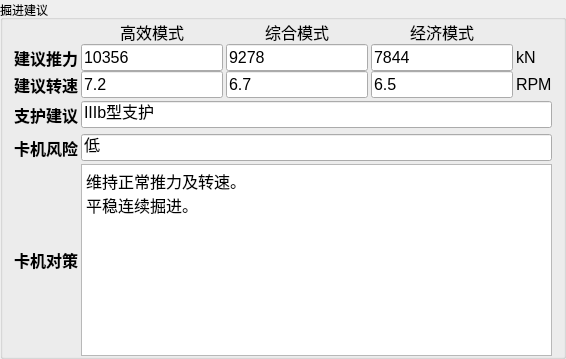
             <widget class="QGroupBox" name="adv_gb">
              <property name="title">
               <string>掘进建议</string>
              </property>
              <layout class="QVBoxLayout" name="verticalLayout_8">
               <property name="spacing">
                <number>3</number>
               </property>
               <property name="topMargin">
                <number>0</number>
               </property>
               <property name="bottomMargin">
                <number>0</number>
               </property>
               <item>
                <layout class="QGridLayout" name="gridLayout_18" columnstretch="0,1,1,1,0">
                 <property name="bottomMargin">
                  <number>0</number>
                 </property>
                 <property name="verticalSpacing">
                  <number>0</number>
                 </property>
                 <item row="1" column="0">
                  <widget class="QLabel" name="label_22">
                   <property name="font">
                    <font>
                     <pointsize>12</pointsize>
                     <weight>75</weight>
                     <bold>true</bold>
                    </font>
                   </property>
                   <property name="text">
                    <string>建议推力</string>
                   </property>
                  </widget>
                 </item>
                 <item row="0" column="1">
                  <widget class="QLabel" name="label_90">
                   <property name="font">
                    <font>
                     <pointsize>12</pointsize>
                    </font>
                   </property>
                   <property name="text">
                    <string>高效模式</string>
                   </property>
                   <property name="alignment">
                    <set>Qt::AlignCenter</set>
                   </property>
                  </widget>
                 </item>
                 <item row="1" column="1">
                  <widget class="QLineEdit" name="lineEdit_20">
                   <property name="font">
                    <font>
                     <pointsize>12</pointsize>
                    </font>
                   </property>
                   <property name="text">
                    <string>10356</string>
                   </property>
                  </widget>
                 </item>
                 <item row="2" column="1">
                  <widget class="QLineEdit" name="lineEdit_21">
                   <property name="font">
                    <font>
                     <pointsize>12</pointsize>
                    </font>
                   </property>
                   <property name="text">
                    <string>7.2</string>
                   </property>
                  </widget>
                 </item>
                 <item row="2" column="0">
                  <widget class="QLabel" name="label_23">
                   <property name="font">
                    <font>
                     <pointsize>12</pointsize>
                     <weight>75</weight>
                     <bold>true</bold>
                    </font>
                   </property>
                   <property name="text">
                    <string>建议转速</string>
                   </property>
                  </widget>
                 </item>
                 <item row="1" column="2">
                  <widget class="QLineEdit" name="lineEdit_73">
                   <property name="font">
                    <font>
                     <pointsize>12</pointsize>
                    </font>
                   </property>
                   <property name="text">
                    <string>9278</string>
                   </property>
                  </widget>
                 </item>
                 <item row="0" column="2">
                  <widget class="QLabel" name="label_91">
                   <property name="font">
                    <font>
                     <pointsize>12</pointsize>
                    </font>
                   </property>
                   <property name="text">
                    <string>综合模式</string>
                   </property>
                   <property name="alignment">
                    <set>Qt::AlignCenter</set>
                   </property>
                  </widget>
                 </item>
                 <item row="1" column="3">
                  <widget class="QLineEdit" name="lineEdit_74">
                   <property name="font">
                    <font>
                     <pointsize>12</pointsize>
                    </font>
                   </property>
                   <property name="text">
                    <string>7844</string>
                   </property>
                  </widget>
                 </item>
                 <item row="2" column="2">
                  <widget class="QLineEdit" name="lineEdit_75">
                   <property name="font">
                    <font>
                     <pointsize>12</pointsize>
                    </font>
                   </property>
                   <property name="text">
                    <string>6.7</string>
                   </property>
                  </widget>
                 </item>
                 <item row="2" column="3">
                  <widget class="QLineEdit" name="lineEdit_76">
                   <property name="font">
                    <font>
                     <pointsize>12</pointsize>
                    </font>
                   </property>
                   <property name="text">
                    <string>6.5</string>
                   </property>
                  </widget>
                 </item>
                 <item row="0" column="3">
                  <widget class="QLabel" name="label_92">
                   <property name="font">
                    <font>
                     <pointsize>12</pointsize>
                    </font>
                   </property>
                   <property name="text">
                    <string>经济模式</string>
                   </property>
                   <property name="alignment">
                    <set>Qt::AlignCenter</set>
                   </property>
                  </widget>
                 </item>
                 <item row="1" column="4">
                  <widget class="QLabel" name="label_93">
                   <property name="font">
                    <font>
                     <pointsize>12</pointsize>
                    </font>
                   </property>
                   <property name="text">
                    <string>kN</string>
                   </property>
                  </widget>
                 </item>
                 <item row="2" column="4">
                  <widget class="QLabel" name="label_94">
                   <property name="font">
                    <font>
                     <pointsize>12</pointsize>
                    </font>
                   </property>
                   <property name="text">
                    <string>RPM</string>
                   </property>
                  </widget>
                 </item>
                </layout>
               </item>
               <item>
                <layout class="QGridLayout" name="gridLayout">
                 <property name="topMargin">
                  <number>0</number>
                 </property>
                 <property name="verticalSpacing">
                  <number>6</number>
                 </property>
                 <item row="2" column="0">
                  <widget class="QLabel" name="label_7">
                   <property name="font">
                    <font>
                     <pointsize>12</pointsize>
                     <weight>75</weight>
                     <bold>true</bold>
                    </font>
                   </property>
                   <property name="text">
                    <string>支护建议</string>
                   </property>
                  </widget>
                 </item>
                 <item row="2" column="1">
                  <widget class="QLineEdit" name="lineEdit_6">
                   <property name="font">
                    <font>
                     <pointsize>12</pointsize>
                    </font>
                   </property>
                   <property name="text">
                    <string>IIIb型支护</string>
                   </property>
                  </widget>
                 </item>
                 <item row="3" column="0">
                  <widget class="QLabel" name="label_8">
                   <property name="font">
                    <font>
                     <pointsize>12</pointsize>
                     <weight>75</weight>
                     <bold>true</bold>
                    </font>
                   </property>
                   <property name="text">
                    <string>卡机风险</string>
                   </property>
                  </widget>
                 </item>
                 <item row="3" column="1">
                  <widget class="QLineEdit" name="lineEdit_7">
                   <property name="font">
                    <font>
                     <pointsize>12</pointsize>
                    </font>
                   </property>
                   <property name="text">
                    <string>低</string>
                   </property>
                  </widget>
                 </item>
                </layout>
               </item>
               <item>
                <layout class="QHBoxLayout" name="horizontalLayout_5">
                 <item>
                  <widget class="QLabel" name="label_9">
                   <property name="font">
                    <font>
                     <pointsize>12</pointsize>
                     <weight>75</weight>
                     <bold>true</bold>
                    </font>
                   </property>
                   <property name="text">
                    <string>卡机对策</string>
                   </property>
                   <property name="textFormat">
                    <enum>Qt::AutoText</enum>
                   </property>
                  </widget>
                 </item>
                 <item>
                  <widget class="QTextBrowser" name="textBrowser">
                   <property name="font">
                    <font>
                     <pointsize>12</pointsize>
                    </font>
                   </property>
                   <property name="html">
                    <string>&lt;!DOCTYPE HTML PUBLIC &quot;-//W3C//DTD HTML 4.0//EN&quot; &quot;http://www.w3.org/TR/REC-html40/strict.dtd&quot;&gt;
&lt;html&gt;&lt;head&gt;&lt;meta name=&quot;qrichtext&quot; content=&quot;1&quot; /&gt;&lt;style type=&quot;text/css&quot;&gt;
p, li { white-space: pre-wrap; }
&lt;/style&gt;&lt;/head&gt;&lt;body style=&quot; font-family:'SimSun'; font-size:12pt; font-weight:400; font-style:normal;&quot;&gt;
&lt;p style=&quot; margin-top:0px; margin-bottom:0px; margin-left:0px; margin-right:0px; -qt-block-indent:0; text-indent:0px;&quot;&gt;维持正常推力及转速。&lt;/p&gt;
&lt;p style=&quot; margin-top:0px; margin-bottom:0px; margin-left:0px; margin-right:0px; -qt-block-indent:0; text-indent:0px;&quot;&gt;平稳连续掘进。&lt;/p&gt;&lt;/body&gt;&lt;/html&gt;</string>
                   </property>
                  </widget>
                 </item>
                </layout>
               </item>
              </layout>
             </widget>
